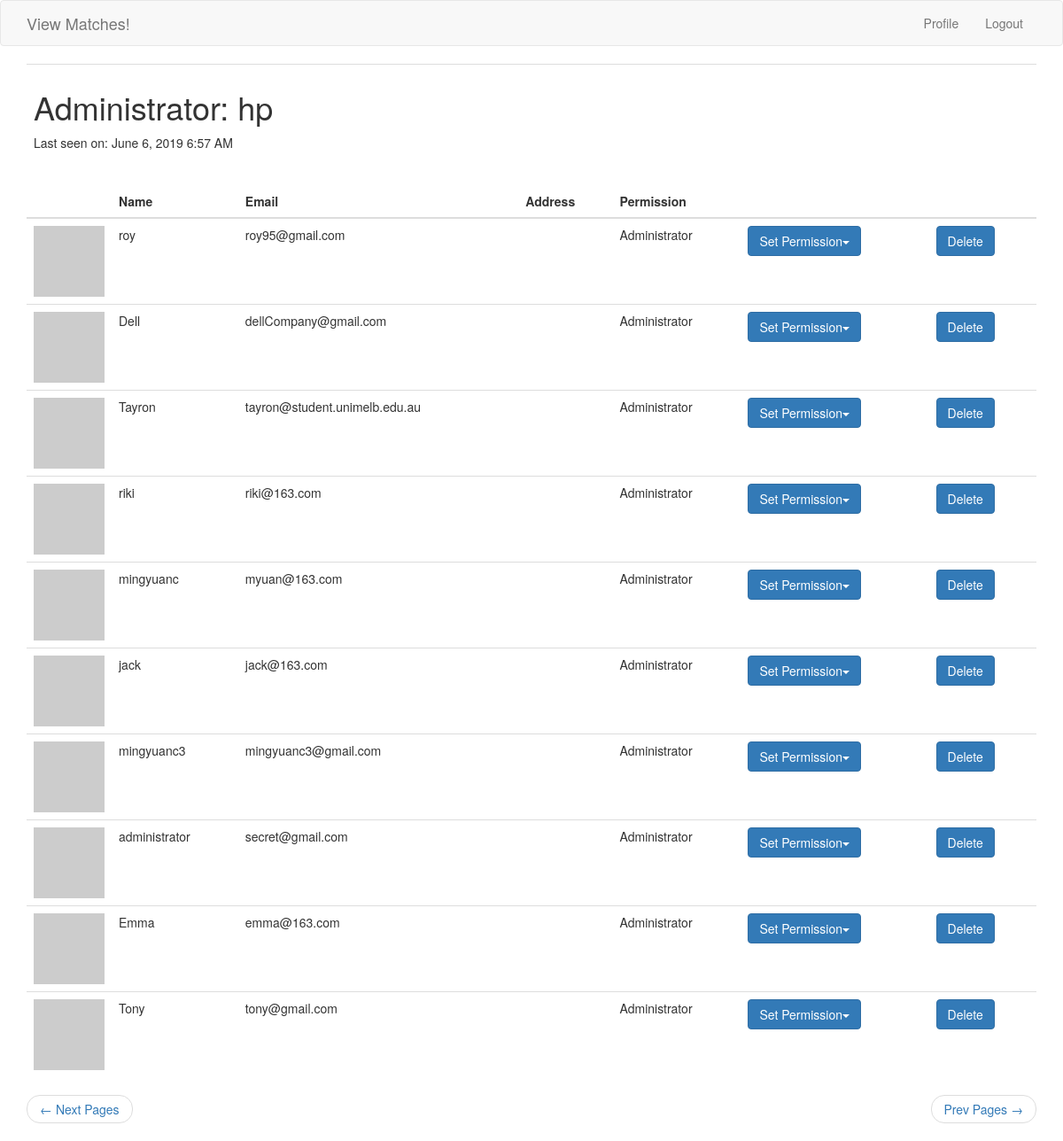
The app's page /userlist?page=2 (signed in), older data.
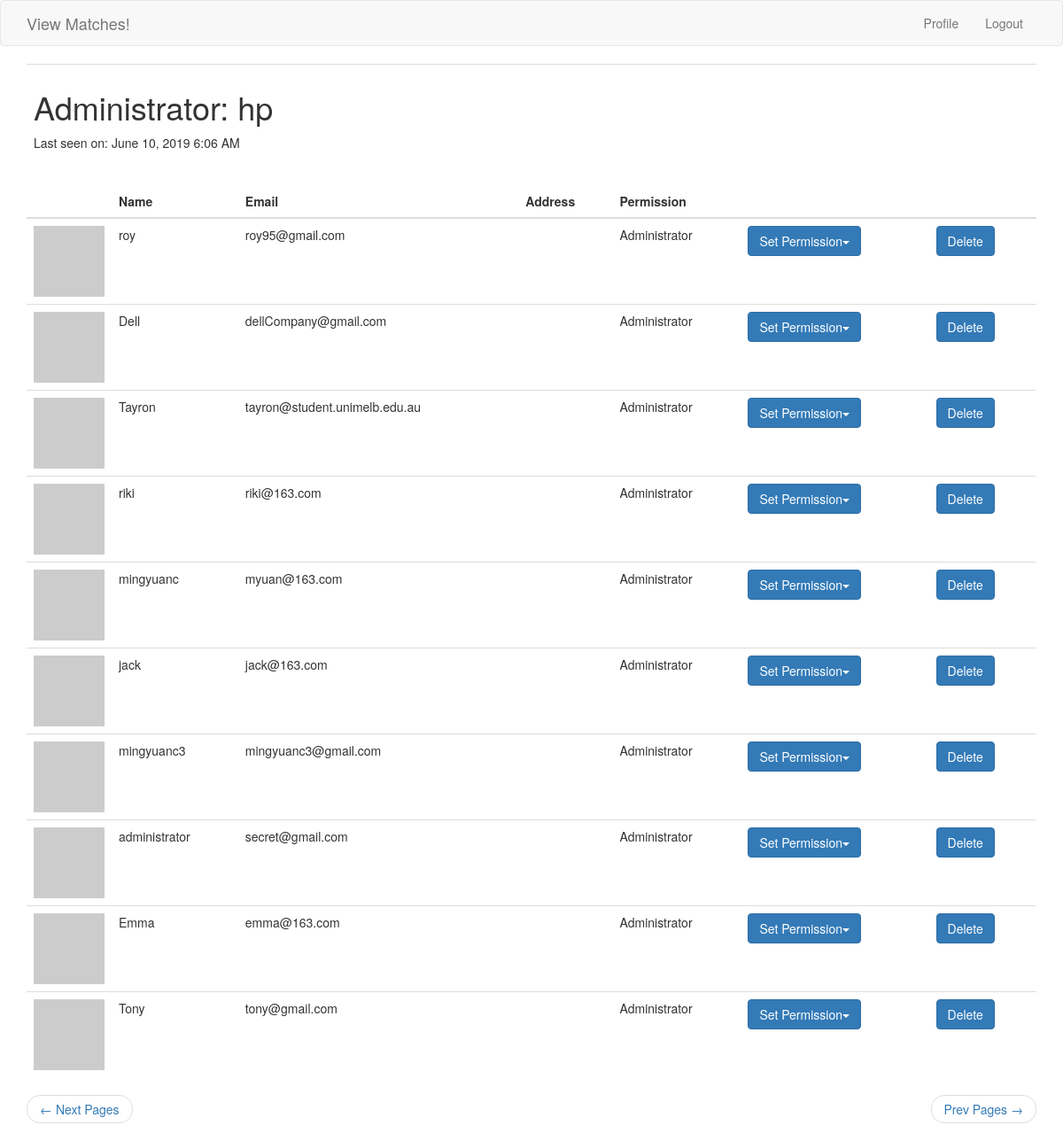
The same page, newer data.
### app/models.py (models this page shows, shortened)
class User(UserMixin, db.Model):
    __tablename__ = 'user'
    last_seen = db.Column(db.DateTime, default=datetime.utcnow)
    id = db.Column(db.Integer, primary_key=True)
    username = db.Column(db.String(120), unique=True)
    email = db.Column(db.String(120), unique=True)
    password_hash = db.Column(db.String(140))
    role = db.Column(db.String, default='Host', nullable=False)
    def avatar(self, size):
        digest = md5(self.email.lower().encode('utf-8')).hexdigest()
        return 'https://www.gravatar.com/avatar/{}?d=identicon&s={}'.format(
            digest, size)

### app/routes.py (the view)
@app.route('/userlist', methods=['GET', 'POST'])
@login_required
def userlist():
    page = request.args.get('page', 1, type=int)
    users = User.query.order_by(User.id.asc()).paginate(
        page, 10, False)
    next_url = url_for('userlist', page=users.next_num) \
        if users.has_next else None
    prev_url = url_for('userlist', page=users.prev_num) \
        if users.has_prev else None
    return render_template('userlist.html', users=users.items,
                           next_url=next_url, prev_url=prev_url)

### app/models.py (called while the page is built)
@login.user_loader
def load_user(id):
    return User.query.get(int(id))

### app/routes.py (called while the page is built)
@app.before_request
def before_request():
    if current_user.is_authenticated:
        current_user.last_seen = datetime.utcnow()
        db.session.commit()

### app/templates/userlist.html
{% extends "base.html" %}
{% block app_content %}
    <table class="table table-hover">
        <tr>
            <td>
                <h1>Administrator: {{ current_user.username }}</h1>
                {% if current_user.last_seen %}
                <p>Last seen on: {{ moment(current_user.last_seen).format('LLL') }}</p>
                {% endif %}
            </td>
        </tr>
    </table>
    <table class="table table-hover">
        <thead>
            <tr>
                <th></th>
                <th>Name</th>
                <th>Email</th>
                <th>Address</th>
                <th>Permission</th>
                <th></th>
                <th></th>
            </tr>
        </thead>
        {% for user in users %}
            {% include '_user.html' %}
        {% endfor %}
    </table>
    <nav aria-label="...">
        <ul class="pager">
            <li class="previous{% if not prev_url %} disabled{% endif %}">
                <a href="{{ prev_url or '#' }}">
                    <span aria-hidden="true">&larr;</span> Next Pages
                </a>
            </li>
            <li class="next{% if not next_url %} disabled{% endif %}">
                <a href="{{ next_url or '#' }}">
                    Prev Pages <span aria-hidden="true">&rarr;</span>
                </a>
            </li>
        </ul>
    </nav>
{% endblock %}

Row changes from the older to the newer data that the page shows:
changed User "hp": last_seen "June 6, 2019 6:57 AM" → "June 10, 2019 6:06 AM"
